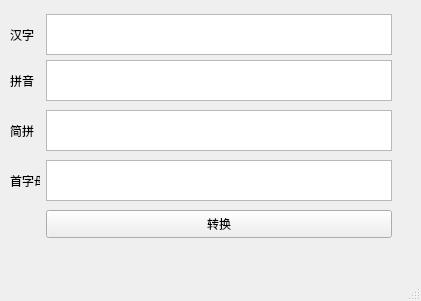
<?xml version="1.0" encoding="UTF-8"?>
<ui version="4.0">
 <class>MainWindow</class>
 <widget class="QMainWindow" name="MainWindow">
  <property name="geometry">
   <rect>
    <x>0</x>
    <y>0</y>
    <width>421</width>
    <height>301</height>
   </rect>
  </property>
  <property name="windowTitle">
   <string>MainWindow</string>
  </property>
  <widget class="QWidget" name="centralwidget">
   <widget class="QTextEdit" name="tb_PY">
    <property name="geometry">
     <rect>
      <x>46</x>
      <y>60</y>
      <width>346</width>
      <height>41</height>
     </rect>
    </property>
   </widget>
   <widget class="QLabel" name="labZh">
    <property name="geometry">
     <rect>
      <x>10</x>
      <y>14</y>
      <width>30</width>
      <height>41</height>
     </rect>
    </property>
    <property name="text">
     <string>汉字</string>
    </property>
   </widget>
   <widget class="QLabel" name="labPY">
    <property name="geometry">
     <rect>
      <x>10</x>
      <y>60</y>
      <width>30</width>
      <height>41</height>
     </rect>
    </property>
    <property name="text">
     <string>拼音</string>
    </property>
   </widget>
   <widget class="QPushButton" name="btn_Change">
    <property name="geometry">
     <rect>
      <x>46</x>
      <y>210</y>
      <width>346</width>
      <height>28</height>
     </rect>
    </property>
    <property name="text">
     <string>转换</string>
    </property>
   </widget>
   <widget class="QTextEdit" name="tb_CN">
    <property name="geometry">
     <rect>
      <x>46</x>
      <y>14</y>
      <width>346</width>
      <height>41</height>
     </rect>
    </property>
    <property name="html">
     <string>&lt;!DOCTYPE HTML PUBLIC &quot;-//W3C//DTD HTML 4.0//EN&quot; &quot;http://www.w3.org/TR/REC-html40/strict.dtd&quot;&gt;
&lt;html&gt;&lt;head&gt;&lt;meta name=&quot;qrichtext&quot; content=&quot;1&quot; /&gt;&lt;style type=&quot;text/css&quot;&gt;
p, li { white-space: pre-wrap; }
&lt;/style&gt;&lt;/head&gt;&lt;body style=&quot; font-family:'SimSun'; font-size:9pt; font-weight:400; font-style:normal;&quot;&gt;
&lt;p style=&quot;-qt-paragraph-type:empty; margin-top:0px; margin-bottom:0px; margin-left:0px; margin-right:0px; -qt-block-indent:0; text-indent:0px;&quot;&gt;&lt;br /&gt;&lt;/p&gt;&lt;/body&gt;&lt;/html&gt;</string>
    </property>
   </widget>
   <widget class="QLabel" name="labPY_2">
    <property name="geometry">
     <rect>
      <x>10</x>
      <y>160</y>
      <width>30</width>
      <height>41</height>
     </rect>
    </property>
    <property name="text">
     <string>首字母</string>
    </property>
   </widget>
   <widget class="QTextEdit" name="tb_PY2">
    <property name="geometry">
     <rect>
      <x>46</x>
      <y>110</y>
      <width>346</width>
      <height>41</height>
     </rect>
    </property>
   </widget>
   <widget class="QTextEdit" name="tb_PY3">
    <property name="geometry">
     <rect>
      <x>46</x>
      <y>160</y>
      <width>346</width>
      <height>41</height>
     </rect>
    </property>
   </widget>
   <widget class="QLabel" name="labPY_3">
    <property name="geometry">
     <rect>
      <x>10</x>
      <y>110</y>
      <width>30</width>
      <height>41</height>
     </rect>
    </property>
    <property name="text">
     <string>简拼</string>
    </property>
   </widget>
  </widget>
  <widget class="QMenuBar" name="menubar">
   <property name="geometry">
    <rect>
     <x>0</x>
     <y>0</y>
     <width>421</width>
     <height>26</height>
    </rect>
   </property>
  </widget>
  <widget class="QStatusBar" name="statusbar"/>
 </widget>
 <resources/>
 <connections/>
</ui>
